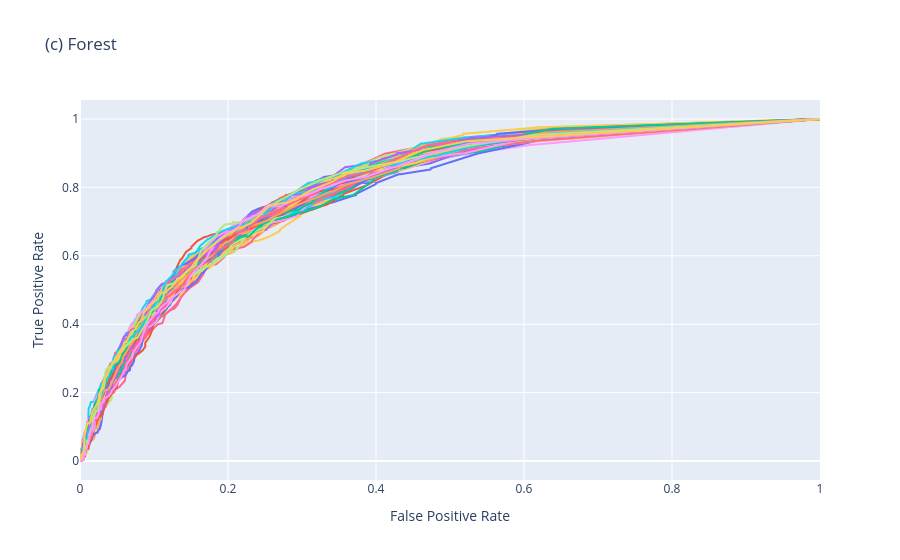

Write notebook code for a chart like this one.
### Code cell
fig = go.Figure()

for i, roc_curve in enumerate(roc_curves_rf):
    fig.add_trace(go.Scatter(
        x=roc_curve['False Positive Rate'],
        y=roc_curve['True Positive Rate'],
        mode='lines',
        name=f'ROC Curve {i+1}',
        showlegend=False  # Remove the legend for each trace
    ))

fig.update_layout(
    title='(c) Forest',
    xaxis_title='False Positive Rate',
    yaxis_title='True Positive Rate'
)

fig.show()
